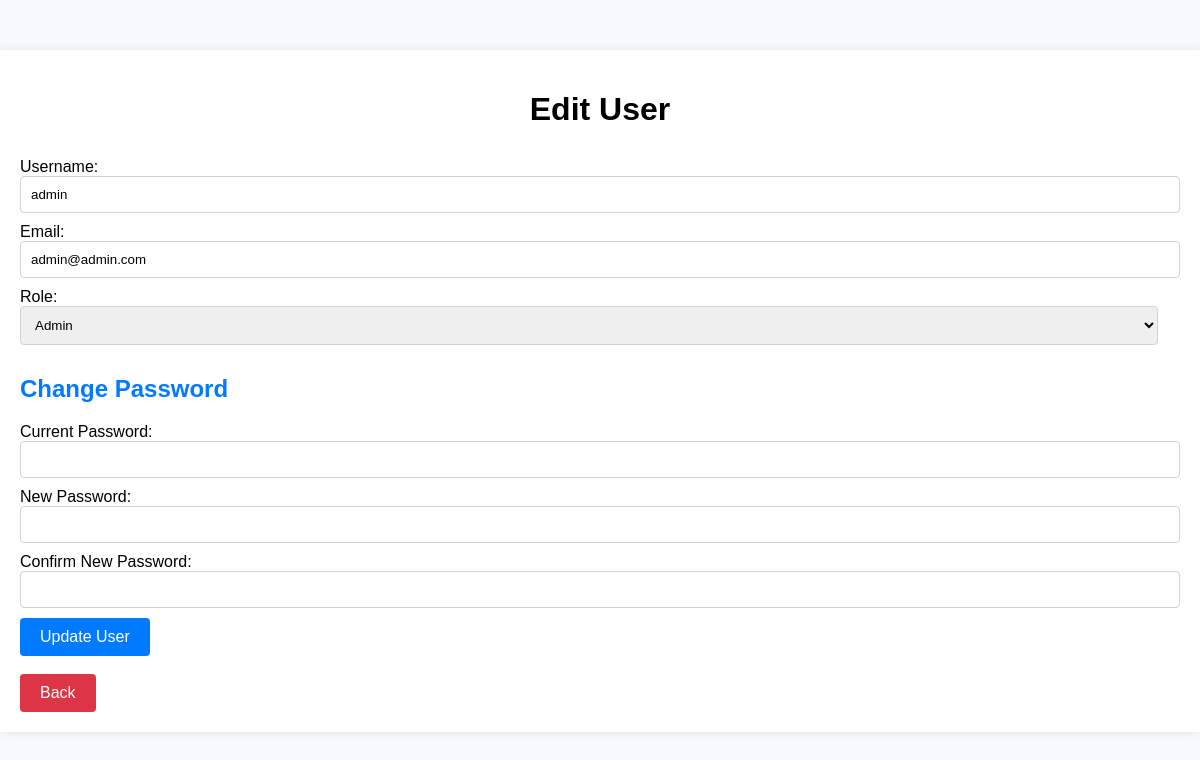
The app's page /process/edit_user.php?id=1 (signed in) with its own data.
### tables this page shows
CREATE TABLE `users` (
  `user_id` int(11) NOT NULL,
  `username` varchar(255) NOT NULL,
  `password` varchar(255) NOT NULL,
  `email` varchar(255) NOT NULL,
  `role` enum('admin','publisher','reader') NOT NULL
);

### process/edit_user.php (the view, shortened to what this page needs)
<?php
include '../config/db_connect.php';
$userRole = $_SESSION['role'];
$userID = $_GET['id'];
$query = "SELECT * FROM users WHERE user_id = ?";
$stmt = $conn->prepare($query);
$stmt->execute([$userID]);
$user = $stmt->fetch(PDO::FETCH_ASSOC);
?>
<!DOCTYPE html>
<html>
<head>
    <link rel="stylesheet" type="text/css" href="../styles/admin.css">
</head>
<body>
    <div class="container">
        <h1>Edit User</h1>
        <form method="post" action="">
            <label for="username">Username:</label>
            <input type="text" id="username" name="username" value="<?php echo htmlspecialchars($user['username']); ?>" required class="input-field">
            <label for="email">Email:</label>
            <input type="email" id="email" name="email" value="<?php echo htmlspecialchars($user['email']); ?>" required class="input-field">
            <?php if ($userRole === 'admin'): ?>
                <label for="role">Role:</label>
                <select id="role" name="role" required class="input-field">
                    <option value="admin" <?php echo ($user['role'] == 'admin') ? 'selected' : ''; ?>>Admin</option>
                </select>
            <?php endif; ?>
            <br>
            <h2>Change Password</h2>
            <label for="current_password">Current Password:</label>
            <input type="password" id="current_password" name="current_password" class="input-field">
            <label for="new_password">New Password:</label>
            <input type="password" id="new_password" name="new_password" class="input-field">
            <label for="confirm_password">Confirm New Password:</label>
            <input type="password" id="confirm_password" name="confirm_password" class="input-field">
            <br>
            <input type="submit" name="submit" value="Update User" class ="btn">
        </form>
        <br>
        <button onclick="window.location.href='../admin/dashboard.php';" class="btn delete">Back</button>
    </div>
</body>
</html>

### styles/admin.css (style rules this page uses)
body { font-family: Arial, sans-serif; background-color: #f8f9fa; margin: 0; padding: 0; }
.container { margin: 50px auto; padding: 20px; background-color: #ffffff; box-shadow: 0 0 10px rgba(0, 0, 0, 0.1); }
h1 { text-align: center; margin-bottom: 30px; }
h2 { margin-bottom: 20px; color: #007bff; }
.input-field { width: calc(100% - 22px); padding: 10px; margin-bottom: 10px; border: 1px solid #ced4da; border-radius: 4px; }
.btn { display: inline-block; padding: 10px 20px; color: #fff; background-color: #007bff; border: none; border-radius: 4px; cursor: pointer; text-align: center; text-decoration: none; font-size: 16px; }
.btn.delete { background-color: #dc3545; }

### records on screen
users: username "admin", email "admin@admin.com", role "Admin"
